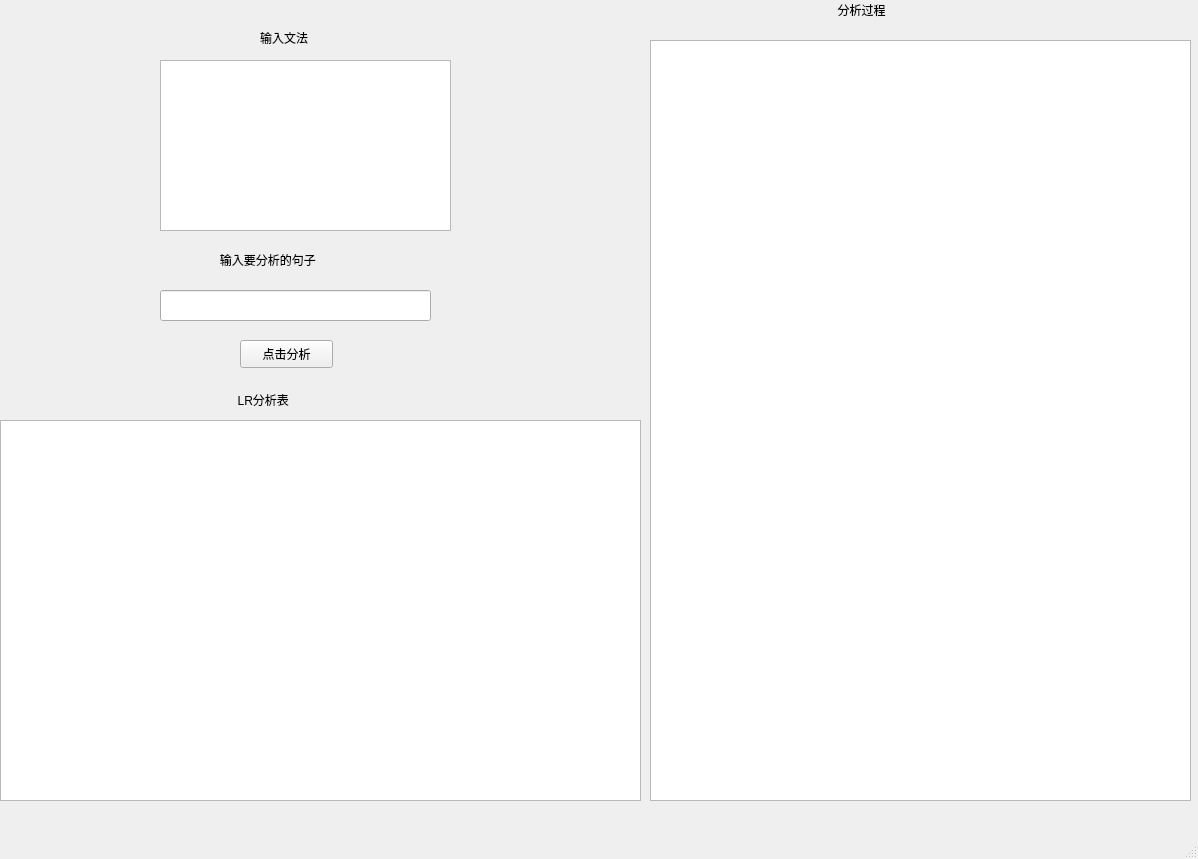
<?xml version="1.0" encoding="UTF-8"?>
<ui version="4.0">
 <class>MainWindow</class>
 <widget class="QMainWindow" name="MainWindow">
  <property name="geometry">
   <rect>
    <x>0</x>
    <y>0</y>
    <width>1198</width>
    <height>859</height>
   </rect>
  </property>
  <property name="windowTitle">
   <string>MainWindow</string>
  </property>
  <widget class="QWidget" name="centralwidget">
   <widget class="QLabel" name="label">
    <property name="geometry">
     <rect>
      <x>260</x>
      <y>30</y>
      <width>72</width>
      <height>15</height>
     </rect>
    </property>
    <property name="text">
     <string>输入文法</string>
    </property>
   </widget>
   <widget class="QTextEdit" name="textEdit">
    <property name="geometry">
     <rect>
      <x>160</x>
      <y>60</y>
      <width>291</width>
      <height>171</height>
     </rect>
    </property>
   </widget>
   <widget class="QLabel" name="label_2">
    <property name="geometry">
     <rect>
      <x>210</x>
      <y>250</y>
      <width>161</width>
      <height>20</height>
     </rect>
    </property>
    <property name="text">
     <string>   输入要分析的句子</string>
    </property>
   </widget>
   <widget class="QLineEdit" name="lineEdit">
    <property name="geometry">
     <rect>
      <x>160</x>
      <y>290</y>
      <width>271</width>
      <height>31</height>
     </rect>
    </property>
   </widget>
   <widget class="QPushButton" name="pushButton">
    <property name="geometry">
     <rect>
      <x>240</x>
      <y>340</y>
      <width>93</width>
      <height>28</height>
     </rect>
    </property>
    <property name="text">
     <string>点击分析</string>
    </property>
   </widget>
   <widget class="QTableWidget" name="tableWidget">
    <property name="geometry">
     <rect>
      <x>0</x>
      <y>420</y>
      <width>641</width>
      <height>381</height>
     </rect>
    </property>
   </widget>
   <widget class="QTableWidget" name="tableWidget_2">
    <property name="geometry">
     <rect>
      <x>650</x>
      <y>40</y>
      <width>541</width>
      <height>761</height>
     </rect>
    </property>
   </widget>
   <widget class="QLabel" name="label_3">
    <property name="geometry">
     <rect>
      <x>231</x>
      <y>390</y>
      <width>91</width>
      <height>20</height>
     </rect>
    </property>
    <property name="text">
     <string>  LR分析表</string>
    </property>
   </widget>
   <widget class="QLabel" name="label_4">
    <property name="geometry">
     <rect>
      <x>831</x>
      <y>0</y>
      <width>91</width>
      <height>20</height>
     </rect>
    </property>
    <property name="text">
     <string>  分析过程</string>
    </property>
   </widget>
  </widget>
  <widget class="QMenuBar" name="menubar">
   <property name="geometry">
    <rect>
     <x>0</x>
     <y>0</y>
     <width>1198</width>
     <height>26</height>
    </rect>
   </property>
  </widget>
  <widget class="QStatusBar" name="statusbar"/>
 </widget>
 <resources/>
 <connections/>
</ui>
